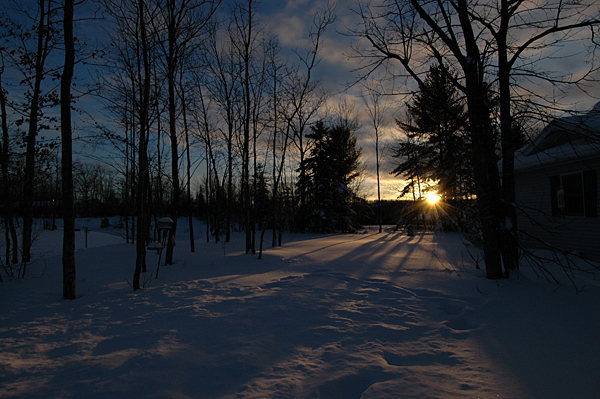
#> input picture 彩色直方圖等/gg123.jpg, 600 x 399 px
$ python '彩色直方圖等化.py'
#> lines starting #> are read from the running program, lines starting #| are printed output that depends on the picture
import numpy as np
import cv2
import matplotlib.pyplot as plt

img = cv2.imread( "gg123.jpg", -1 )
#> img is the input picture: shape (399, 600, 3); mean B, G, R 47.6, 42.2, 38.4
nr,nc=img.shape[:2]
#> nr = 399; nc = 600

if img.ndim == 3:
    hist=np.zeros([3,256],dtype ="uint16")
    color = ( 'b', 'g', 'r' )
    for i, col in enumerate( color ):
        for r in range (0,nr,1):
            for c in range (0, nc, 1):
                hist[i,img[r,c,i]]+=1
        plt.plot( hist[i], color =col )
plt.xlim( [0,256] )             # limitaton of x-axis
plt.xlabel( "Intensity" )       # label of x-axis
plt.ylabel( "#Intensities" )    # label of y-axis
plt.show( )
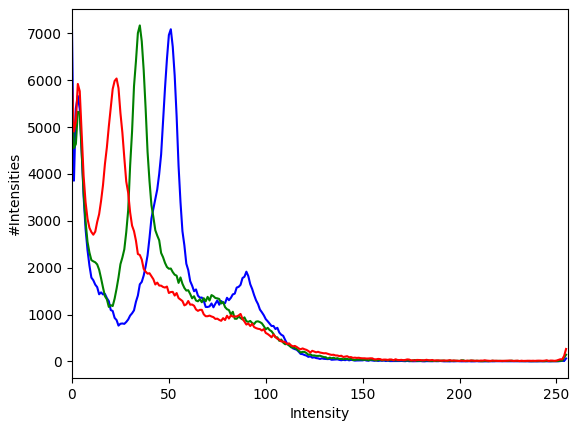
#> figure drawn by matplotlib, 1 panel; curve peaks at x = 51, y = 7086; curve peaks at x = 35, y = 7168; curve peaks at x = 23, y = 6035


(b, g, r) = cv2.split(img)
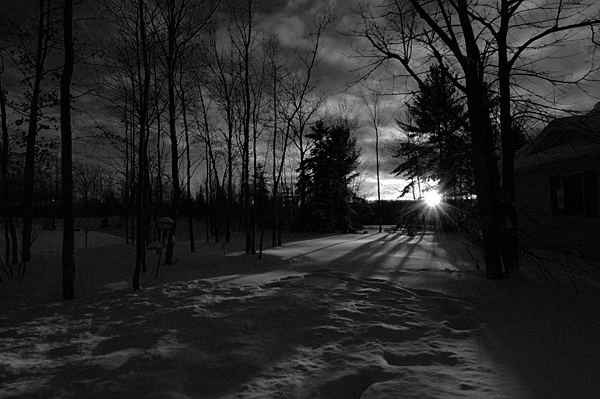
#> r: shape (399, 600); min 0, max 255, mean 38.4


cdf=np.zeros([256],dtype ="float")
cdf = hist[0].cumsum()
cdf = ((cdf)*255)/(nr*nc)
#> cdf = 256 values from 7.53 to 255
y = cdf.astype(np.uint8)
#> y = 256 values from 7 to 255
img4 = np.zeros((569, 850), dtype =np.uint16)
img4 = y[b]
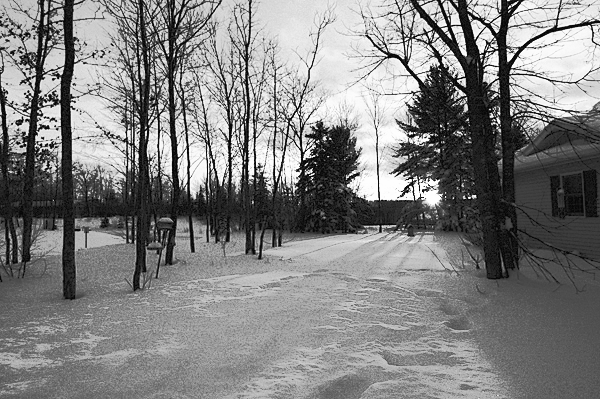
#> img4: shape (399, 600); min 7, max 255, mean 128.8


cdf2=np.zeros([256],dtype ="float")
cdf2 = hist[1].cumsum()
cdf2 = ((cdf2)*255)/(nr*nc)
#> cdf2 = 256 values from 6.04 to 255
y2 = cdf2.astype(np.uint8)
#> y2 = 256 values from 6 to 255
img5 = np.zeros((569, 850), dtype =np.uint16)
img5 = y2[g]
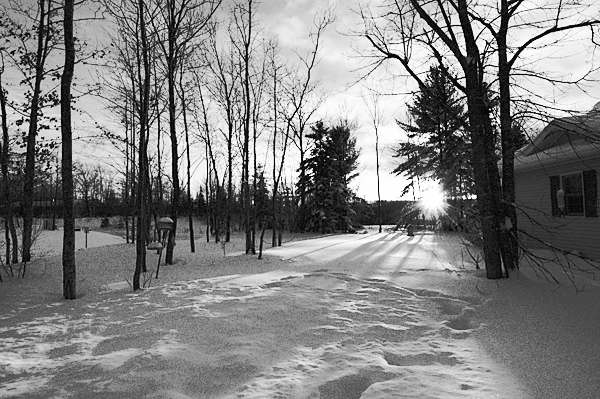
#> img5: shape (399, 600); min 6, max 255, mean 128.7


cdf3=np.zeros([256],dtype ="float")
cdf3 = hist[2].cumsum()
cdf3 = ((cdf3)*255)/(nr*nc)
#> cdf3 = 256 values from 6.26 to 255
y3 = cdf3.astype(np.uint8)
img6 = np.zeros((569, 850), dtype =np.uint16)
img6 = y3[r]
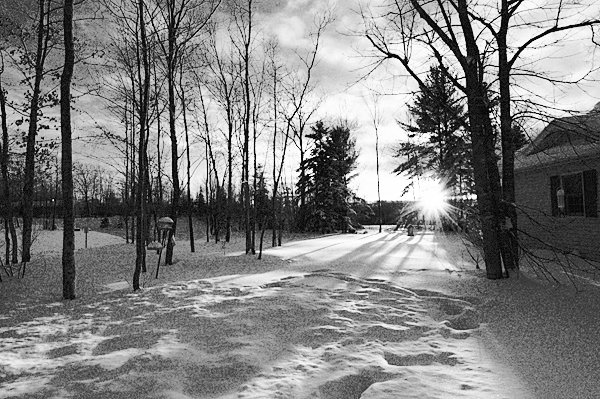
#> img6: shape (399, 600); min 6, max 255, mean 128.7

img7 = np.zeros((569, 850,3), dtype =np.uint16)
img7 = cv2.merge([img4,img5,img6])
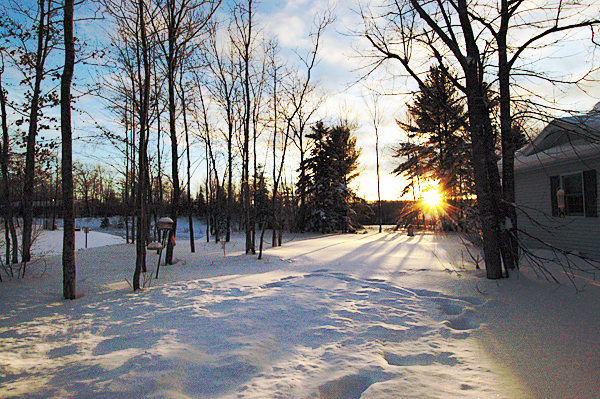
#> img7: shape (399, 600, 3); mean B, G, R 128.8, 128.7, 128.7


nr2,nc2=img.shape[:2]


if img7.ndim == 3:
    hist2=np.zeros([3,256],dtype ="uint16")
    color = ( 'b', 'g', 'r' )
    for i, col in enumerate( color ):
        for r in range (0,nr,1):
            for c in range (0, nc, 1):
                hist2[i,img7[r,c,i]]+=1
        plt.plot( hist2[i], color = col )
plt.xlim( [0,256] )             # limitaton of x-axis
plt.xlabel( "Intensity (After equalization)" )       # label of x-axis
plt.ylabel( "#Intensities" )    # label of y-axis
plt.show( )
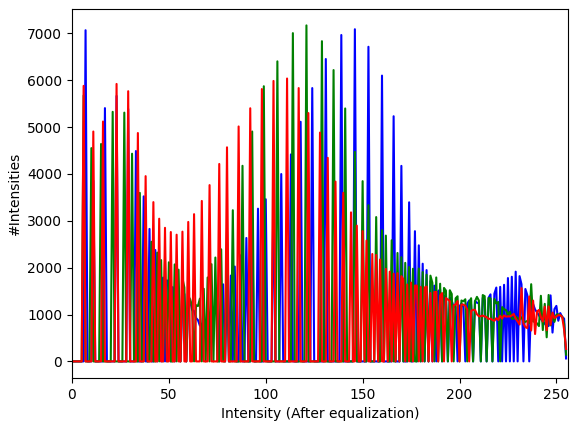
#> figure drawn by matplotlib, 1 panel; curve peaks at x = 146, y = 7086; curve peaks at x = 121, y = 7168; curve peaks at x = 111, y = 6035

cv2.imshow( "Original Image", img )
cv2.imshow( "Histogram Equalization", img7)
cv2.waitKey(0)
